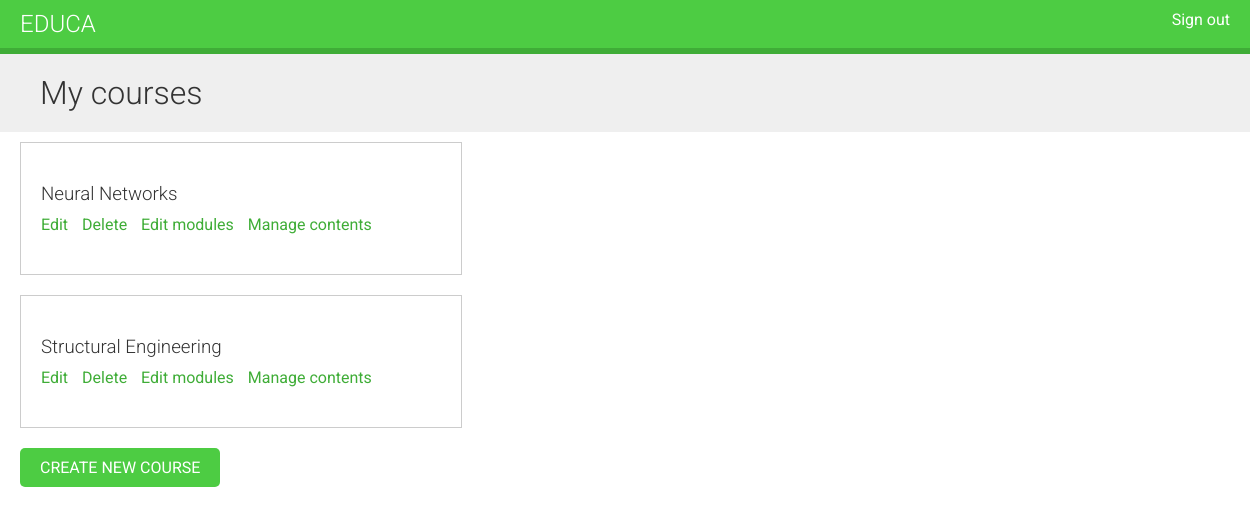
The page /course/mine/ (signed in) on the database its author committed.
### courses/models.py (models this page shows, shortened)
class Course(models.Model):
    owner = models.ForeignKey(User, related_name='courses_created', on_delete=models.CASCADE)
    subject = models.ForeignKey(Subject, related_name='courses', on_delete=models.CASCADE)
    title = models.CharField(max_length=250)
    slug = models.SlugField(max_length=250, unique=True)
    overview = models.TextField()
    created = models.DateTimeField(auto_now_add=True)
    students = models.ManyToManyField(User, related_name='courses_joined', blank=True)
    class Meta:
        ordering = ('-created',)  # recent courses at the top.

### courses/views.py (the view)
# urls.py: path('mine/', views.ManageCourseListView.as_view(), name='manage_course_list'),
class ManageCourseListView(OwnerCourseMixin, ListView):
    template_name  = 'courses/manage/course/list.html'

### courses/views.py (called while the page is built)
    def get_queryset(self):
        qs = super(OwnerMixin, self).get_queryset()
        return qs.filter(owner=self.request.user)

### courses/templates/courses/manage/course/list.html (shortened to what this page needs)
{% extends 'base.html' %}
{% block content %}
    <h1>My courses</h1>
    <div class='module'>
        {%  for course in object_list %}
            <div class='course-info'>
                <h3>{{ course.title }}</h3>
                <p>
                    <a href='{% url "courses:course_edit" course.id %}'>Edit</a>
                    <a href='{% url "courses:course_delete" course.id %}'>Delete</a>
                    <a href='{% url "courses:course_module_update" course.id %}'>Edit modules</a>
                    {% if course.modules.count > 0 %}
                        <a href='{% url "courses:module_content_list" course.modules.first.id %}'>Manage contents</a>
                    {% endif %}
                </p>
            </div>
        {% empty %}
            <p>You haven't created any courses yet </p>
        {% endfor %}
        <p>
            <a href='{% url "courses:course_create" %}' class='button'>
                Create new course
            </a>
        </p>
    </div>
{% endblock %}

### courses/static/css/base.css (style rules this page uses)
body { margin:0; font-family:'Roboto', sans-serif; font-weight:400; color:#333; }
a { color:#3fad37; text-decoration:none; }
h1, h2, h3, h4, h5, h6 { font-family:'Roboto', sans-serif; font-weight:300; }
h1 { background:#efefef; width:100%; overflow:auto; padding:20px 0 20px 40px; margin:0; }
.module { overflow:auto; }
.module h3 { margin:30px 0 0; padding:0; width:100%; }
.module p { margin:10px 0 20px; width:100%; float:left; }
.module { padding:10px 20px; float:left; }
input[type=submit], a.button { border-radius:5px; background:#4dcc43; color:#fff; font-size:16px; text-transform:uppercase; border:none; padding:10px 20px; margin:20px 0; }
.course-info { border:1px solid #ccc; padding:10px 20px 20px; width:400px; overflow:auto; margin-bottom:20px; }
.course-info a { margin-right:10px; }

### rows shown on the page
Course: title "Neural Networks", shows "Manage contents"
Course: title "Structural Engineering", shows "Manage contents"
